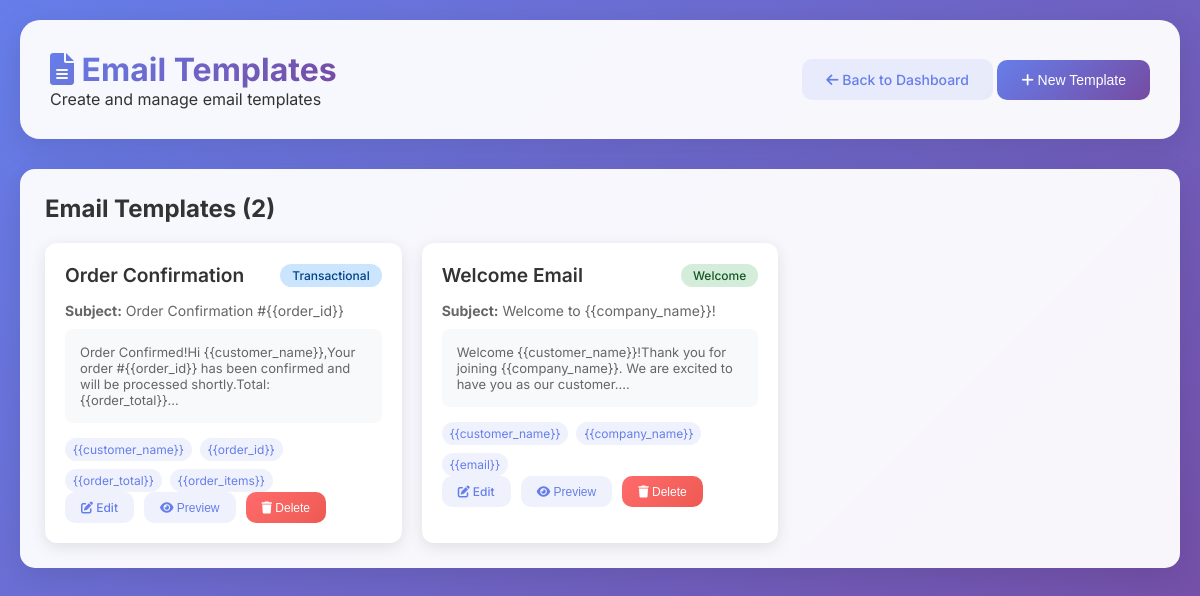
/crm/templates.php (signed in), run on the app's committed database.
### tables this page shows
CREATE TABLE email_templates (
    id INT AUTO_INCREMENT PRIMARY KEY,
    name VARCHAR(255) NOT NULL,
    subject VARCHAR(500) NOT NULL,
    body_html TEXT NOT NULL,
    body_text TEXT NULL,
    template_type ENUM('welcome', 'promotional', 'transactional', 'newsletter', 'custom') DEFAULT 'custom',
    variables JSON NULL,  
    is_active TINYINT(1) DEFAULT 1,
    created_by INT NOT NULL,
    created_at TIMESTAMP DEFAULT CURRENT_TIMESTAMP,
    updated_at TIMESTAMP DEFAULT CURRENT_TIMESTAMP ON UPDATE CURRENT_TIMESTAMP,
    FOREIGN KEY (created_by) REFERENCES users(id) ON DELETE CASCADE,
    INDEX idx_type (template_type),
    INDEX idx_active (is_active)
);

### config/database.php (called while the page is built, shortened)
<?php
class Database {
    private $host;
    private $db_name;
    private $username;
    private $password;
    public function __construct() {
        $httpHost = $_SERVER['HTTP_HOST'] ?? 'localhost';
        if ($httpHost === 'localhost' || strpos($httpHost, '127.0.0.1') !== false || php_sapi_name() === 'cli') {
            $this->host = 'localhost';
            $this->db_name = 'm_ecommerce';
            $this->username = 'root';
            $this->password = '';
        } else {
            $this->host = $_ENV['DB_HOST'] ?? 'localhost';
            $this->db_name = $_ENV['DB_NAME'] ?? 'm_ecommerce';
            $this->username = $_ENV['DB_USER'] ?? 'your_db_username';
            $this->password = $_ENV['DB_PASS'] ?? 'your_db_password';
        }
    }
    public function connect() {
        $this->conn = null;
        try {
            $this->conn = new PDO(
                "mysql:host=" . $this->host . ";dbname=" . $this->db_name,
                $this->username,
                $this->password
            );
            $this->conn->setAttribute(PDO::ATTR_ERRMODE, PDO::ERRMODE_EXCEPTION);
            $this->conn->setAttribute(PDO::ATTR_DEFAULT_FETCH_MODE, PDO::FETCH_ASSOC);
        } catch(PDOException $e) {
            echo "Connection Error: " . $e->getMessage();
        }
        return $this->conn;
    }
}
function getDB() {
    static $database = null;
    if ($database === null) {
        $database = new Database();
    }
    return $database->connect();
}
?>

### includes/email_manager.php (called while the page is built, shortened)
<?php
class EmailManager {
    private $db;
    public function __construct() {
        $this->db = getDB();
    }
    public function getEmailTemplates($activeOnly = true) {
        $sql = "SELECT * FROM email_templates";
        $sql .= " ORDER BY name ASC";
        $stmt = $this->db->prepare($sql);
        $stmt->execute();
        return $stmt->fetchAll();
    }
}
?>

### crm/templates.php (the view, shortened to what this page needs)
<?php
require_once '../config/database.php';
require_once '../includes/email_manager.php';
$emailManager = new EmailManager();
$templates = $emailManager->getEmailTemplates(false);
?>
<!DOCTYPE html>
<html lang="en">
<head>
    <link href="https://cdnjs.cloudflare.com/ajax/libs/font-awesome/6.0.0/css/all.min.css" rel="stylesheet">
</head>
<body>
    <div class="container">
        <div class="header">
            <div>
                <h1><i class="fas fa-file-alt"></i> Email Templates</h1>
                <p>Create and manage email templates</p>
            </div>
            <div>
                <a href="index.php" class="btn btn-secondary"><i class="fas fa-arrow-left"></i> Back to Dashboard</a>
                <button onclick="openModal('addTemplateModal')" class="btn"><i class="fas fa-plus"></i> New Template</button>
            </div>
        </div>
        <div class="card">
            <h2>Email Templates (<?php echo count($templates); ?>)</h2>
            <?php if (empty($templates)): ?>
            <div style="text-align: center; padding: 40px; color: #666;">
                <i class="fas fa-file-alt" style="font-size: 3rem; margin-bottom: 20px; opacity: 0.3;"></i>
                <h3>No templates created yet</h3>
                <p>Create your first email template to get started.</p>
                <button onclick="openModal('addTemplateModal')" class="btn" style="margin-top: 20px;">
                    <i class="fas fa-plus"></i> Create Template
                </button>
            </div>
            <?php else: ?>
            <div class="template-grid">
                <?php foreach ($templates as $template): ?>
                <div class="template-card">
                    <div class="template-header">
                        <div class="template-name"><?php echo htmlspecialchars($template['name']); ?></div>
                        <span class="template-type type-<?php echo $template['template_type']; ?>">
                            <?php echo ucfirst($template['template_type']); ?>
                        </span>
                    </div>
                    <div class="template-subject">
                        <strong>Subject:</strong> <?php echo htmlspecialchars($template['subject']); ?>
                    </div>
                    <div class="template-preview">
                        <?php echo htmlspecialchars(substr(strip_tags($template['body_html']), 0, 150)) . '...'; ?>
                    </div>
                    <?php if ($template['variables']): ?>
                    <div class="variable-tags">
                        <?php
                        $variables = json_decode($template['variables'], true);
                        if ($variables) {
                            foreach ($variables as $var) {
                                echo '<span class="variable-tag">{{' . htmlspecialchars($var) . '}}</span>';
                            }
                        }
                        ?>
                    </div>
                    <?php endif; ?>
                    <div class="template-actions">
                        <a href="?edit=<?php echo $template['id']; ?>" class="btn btn-small btn-secondary">
                            <i class="fas fa-edit"></i> Edit
                        </a>
                        <button onclick="previewTemplate(<?php echo $template['id']; ?>)" class="btn btn-small btn-secondary">
                            <i class="fas fa-eye"></i> Preview
                        </button>
                        <button onclick="deleteTemplate(<?php echo $template['id']; ?>)" class="btn btn-small btn-danger">
                            <i class="fas fa-trash"></i> Delete
                        </button>
                    </div>
                </div>
                <?php endforeach; ?>
            </div>
            <?php endif; ?>
        </div>
    </div>
</body>
</html>

### crm/templates.php (style rules this page uses)
* { margin: 0; padding: 0; box-sizing: border-box; }
body { font-family: 'Inter', sans-serif; background: linear-gradient(135deg, #667eea 0%, #764ba2 100%); min-height: 100vh; color: #333; }
.container { max-width: 1400px; margin: 0 auto; padding: 20px; }
.header { background: rgba(255, 255, 255, 0.95); backdrop-filter: blur(10px); border-radius: 20px; padding: 30px; margin-bottom: 30px; box-shadow: 0 8px 32px rgba(0, 0, 0, 0.1); display: flex; justify-content: space-between; align-items: center; }
.header h1 { font-size: 2rem; font-weight: 700; background: linear-gradient(135deg, #667eea, #764ba2); -webkit-background-clip: text; -webkit-text-fill-color: transparent; }
.btn { display: inline-block; padding: 12px 24px; background: linear-gradient(135deg, #667eea, #764ba2); color: white; text-decoration: none; border-radius: 10px; font-weight: 500; transition: all 0.3s ease; border: none; cursor: pointer; font-size: 14px; }
.btn-secondary { background: rgba(102, 126, 234, 0.1); color: #667eea; }
.btn-danger { background: linear-gradient(135deg, #ff6b6b, #ee5a52); }
.btn-small { padding: 8px 16px; font-size: 12px; }
.card { background: rgba(255, 255, 255, 0.95); backdrop-filter: blur(10px); border-radius: 15px; padding: 25px; box-shadow: 0 8px 32px rgba(0, 0, 0, 0.1); margin-bottom: 30px; }
.template-grid { display: grid; grid-template-columns: repeat(auto-fill, minmax(350px, 1fr)); gap: 20px; margin-top: 20px; }
.template-card { background: white; border-radius: 12px; padding: 20px; box-shadow: 0 4px 16px rgba(0, 0, 0, 0.1); transition: transform 0.3s ease; }
.template-header { display: flex; justify-content: space-between; align-items: center; margin-bottom: 15px; }
.template-name { font-size: 1.2rem; font-weight: 600; color: #333; }
.template-type { padding: 4px 12px; border-radius: 20px; font-size: 12px; font-weight: 500; }
.type-welcome { background: #d4edda; color: #155724; }
.type-transactional { background: #cce5ff; color: #004085; }
.template-subject { color: #666; font-size: 14px; margin-bottom: 10px; }
.template-preview { background: #f8f9fa; padding: 15px; border-radius: 8px; font-size: 13px; color: #666; max-height: 100px; overflow: hidden; margin-bottom: 15px; }
.template-actions { display: flex; gap: 10px; }
.variable-tags { display: flex; flex-wrap: wrap; gap: 8px; margin-top: 10px; }
.variable-tag { background: rgba(102, 126, 234, 0.1); color: #667eea; padding: 4px 8px; border-radius: 12px; font-size: 12px; cursor: pointer; }

### data on the page
email_templates: name "Order Confirmation", template_type "Transactional", subject "Order Confirmation #{{order_id}}", body_html "Order Confirmed!Hi {{customer_name}},Your order #{{order_id}} has been confirmed and will be processed shortly.Total: {{order_total}}", variables "customer_name", variables "order_id", variables "order_total", variables "order_items"
email_templates: name "Welcome Email", template_type "Welcome", subject "Welcome to {{company_name}}!", body_html "Welcome {{customer_name}}!Thank you for joining {{company_name}}. We are excited to have you as our customer.", variables "customer_name", variables "company_name", variables "email"

### other printed values
count($templates) "2"
